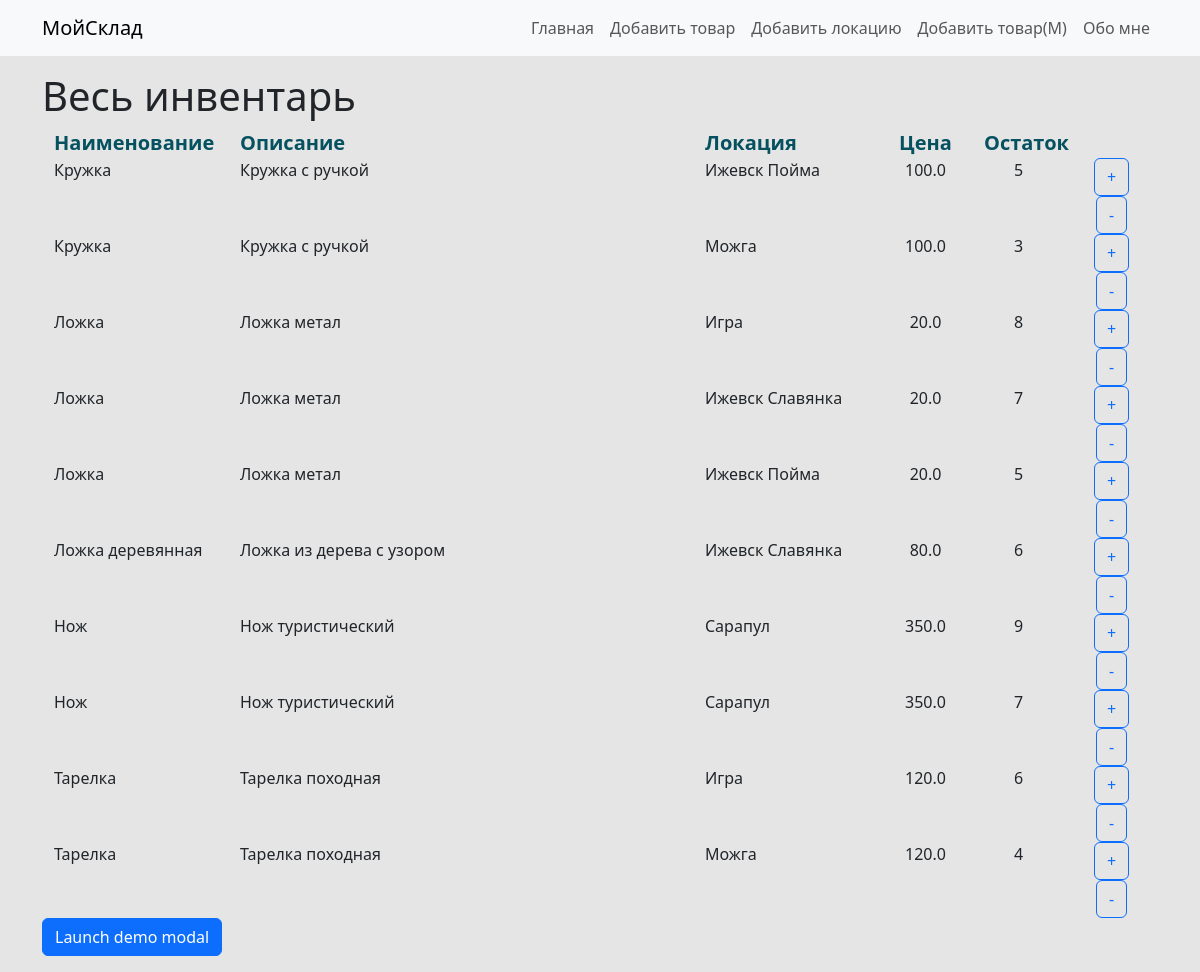
Screenshot of /all with the database file from the repository.
### model.py (models this page shows)
class Base(DeclarativeBase):
    pass

class Inventory(Base):
    __tablename__ = 'inventory'
    id: Mapped[int] = mapped_column(primary_key=True, nullable=False, unique=True, autoincrement=True)
    product_id: Mapped[int] = mapped_column(ForeignKey('products.id'))
    location_id: Mapped[int] = mapped_column(ForeignKey('locations.id'))
    quantity: Mapped[int]

class Products(Base):
    __tablename__ = 'products'
    id: Mapped[int] = mapped_column(primary_key=True, nullable=False, unique=True, autoincrement=True)
    name: Mapped[str]
    description: Mapped[str]
    price: Mapped[float]

class Locations(Base):
    __tablename__ = 'locations'
    id: Mapped[int] = mapped_column(primary_key=True, nullable=False, unique=True, autoincrement=True)
    name: Mapped[str]

### main.py (the view)
@app.route('/all')
def getall():
    allprods = db.session.execute(db.select(Inventory, Products, Locations).join(Products).join(Locations))
    return render_template('all.html', stuff = allprods)

### templates/all.html (shortened to what this page needs)
{% extends 'base.html' %}
{% block content %}
<h1>Весь инвентарь</h1>
<div class="container text-center">
    <div class="row .bg-info-subtle text-info-emphasis fs-5 fw-semibold">
        <div class="col-2 text-start">
            Наименование
        </div>
        <div class="col-5 text-start">
            Описание
        </div>
        <div class="col-2 text-start">
            Локация
        </div>
        <div class="col-1">
            Цена
        </div>
        <div class="col-1">
            Остаток
        </div>
        <div class="col-1">
        </div>
    </div>
    {% for thing in stuff %}
        <div class="row">
            <div class="col-2 text-start">
                {{ thing.Products.name }}
            </div>
            <div class="col-5 text-start" >
                {{ thing.Products.description }}
            </div>
            <div class="col-2 text-start">
                {{ thing.Locations.name }}
            </div>
            <div class="col-1">
                {{ thing.Products.price }}
            </div>
            <div class="col-1">
                {{ thing.Inventory.quantity }}
            </div>
            <div class="col-1">
                <a class="btn btn-outline-primary" href="/additem/{{ thing.Inventory.id }}">+</a>
                <a class="btn btn-outline-primary" href="/delitem/{{ thing.Inventory.id }}">-</a>
            </div>
        </div>
    {% endfor %}
</div>
<button type="button" class="btn btn-primary" data-bs-toggle="modal" data-bs-target="#exampleModal">
    Launch demo modal
  </button>
{% endblock %}

### static/custom.css (style rules this page uses)
body { background-color: #e5e5e5; }

### rows the page displays
Inventory: Products.name "Кружка", Products.description "Кружка с ручкой", Locations.name "Ижевск Пойма", Products.price "100.0", Inventory.quantity "5"
Inventory: Products.name "Кружка", Products.description "Кружка с ручкой", Locations.name "Можга", Products.price "100.0", Inventory.quantity "3"
Inventory: Products.name "Ложка", Products.description "Ложка метал", Locations.name "Игра", Products.price "20.0", Inventory.quantity "8"
Inventory: Products.name "Ложка", Products.description "Ложка метал", Locations.name "Ижевск Славянка", Products.price "20.0", Inventory.quantity "7"
Inventory: Products.name "Ложка", Products.description "Ложка метал", Locations.name "Ижевск Пойма", Products.price "20.0", Inventory.quantity "5"
Inventory: Products.name "Ложка деревянная", Products.description "Ложка из дерева с узором", Locations.name "Ижевск Славянка", Products.price "80.0", Inventory.quantity "6"
Inventory: Products.name "Нож", Products.description "Нож туристический", Locations.name "Сарапул", Products.price "350.0", Inventory.quantity "9"
Inventory: Products.name "Нож", Products.description "Нож туристический", Locations.name "Сарапул", Products.price "350.0", Inventory.quantity "7"
Inventory: Products.name "Тарелка", Products.description "Тарелка походная", Locations.name "Игра", Products.price "120.0", Inventory.quantity "6"
Inventory: Products.name "Тарелка", Products.description "Тарелка походная", Locations.name "Можга", Products.price "120.0", Inventory.quantity "4"
